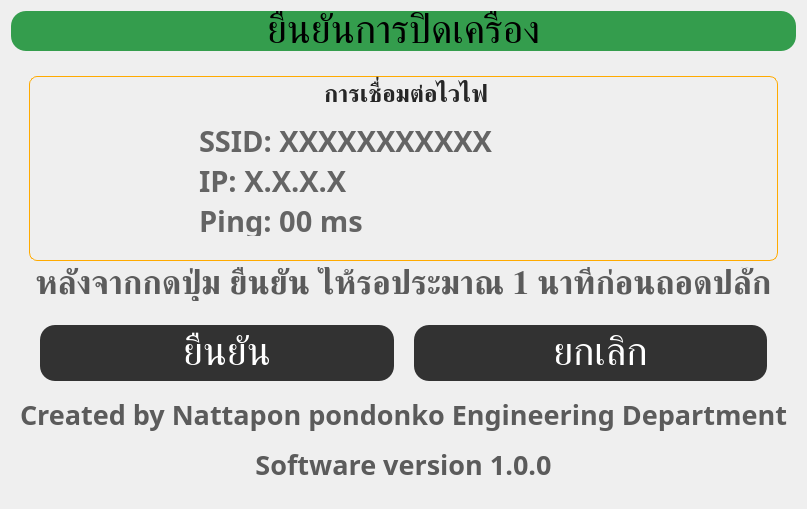
         <widget class="QWidget" name="shutdown_page">
          <layout class="QVBoxLayout" name="verticalLayout_70">
           <item>
            <widget class="QLabel" name="shutdown_title">
             <property name="maximumSize">
              <size>
               <width>16777215</width>
               <height>65</height>
              </size>
             </property>
             <property name="font">
              <font>
               <family>Kanit</family>
               <pointsize>30</pointsize>
              </font>
             </property>
             <property name="styleSheet">
              <string notr="true">background-color: rgb(52, 157, 77);
border-radius: 15px;</string>
             </property>
             <property name="text">
              <string>ยืนยันการปิดเครื่อง</string>
             </property>
             <property name="alignment">
              <set>Qt::AlignmentFlag::AlignCenter</set>
             </property>
            </widget>
           </item>
           <item>
            <widget class="QWidget" name="shutdown_widget" native="true">
             <property name="styleSheet">
              <string notr="true">QPushButton {
	background-color: rgb(50, 50, 50);
	border-radius: 15px;
	color: rgb(255, 255, 255);
	padding: 8px;
}</string>
             </property>
             <layout class="QVBoxLayout" name="verticalLayout_68">
              <item>
               <widget class="QWidget" name="widget_17" native="true">
                <layout class="QVBoxLayout" name="verticalLayout_69">
                 <property name="topMargin">
                  <number>10</number>
                 </property>
                 <item>
                  <widget class="QGroupBox" name="groupBox_9">
                   <property name="minimumSize">
                    <size>
                     <width>0</width>
                     <height>185</height>
                    </size>
                   </property>
                   <property name="maximumSize">
                    <size>
                     <width>16777215</width>
                     <height>185</height>
                    </size>
                   </property>
                   <property name="font">
                    <font>
                     <family>Kanit</family>
                     <pointsize>18</pointsize>
                     <bold>true</bold>
                    </font>
                   </property>
                   <property name="styleSheet">
                    <string notr="true">QGroupBox {
	border: solid;
	border-width: 1px;
	border-color: rgb(255, 170, 0);
	border-radius: 8px;
	color: #262626;
}</string>
                   </property>
                   <property name="title">
                    <string>การเชื่อมต่อไวไฟ</string>
                   </property>
                   <property name="alignment">
                    <set>Qt::AlignmentFlag::AlignCenter</set>
                   </property>
                   <widget class="QLabel" name="wifi_signal_2">
                    <property name="geometry">
                     <rect>
                      <x>40</x>
                      <y>50</y>
                      <width>100</width>
                      <height>100</height>
                     </rect>
                    </property>
                    <property name="minimumSize">
                     <size>
                      <width>100</width>
                      <height>100</height>
                     </size>
                    </property>
                    <property name="maximumSize">
                     <size>
                      <width>100</width>
                      <height>100</height>
                     </size>
                    </property>
                    <property name="font">
                     <font>
                      <pointsize>8</pointsize>
                     </font>
                    </property>
                    <property name="text">
                     <string/>
                    </property>
                    <property name="pixmap">
                     <pixmap resource="resource.qrc">:/assets/icon/no-wifi.png</pixmap>
                    </property>
                    <property name="scaledContents">
                     <bool>true</bool>
                    </property>
                   </widget>
                   <widget class="QLabel" name="wifi_ping">
                    <property name="geometry">
                     <rect>
                      <x>170</x>
                      <y>130</y>
                      <width>321</width>
                      <height>30</height>
                     </rect>
                    </property>
                    <property name="minimumSize">
                     <size>
                      <width>0</width>
                      <height>30</height>
                     </size>
                    </property>
                    <property name="maximumSize">
                     <size>
                      <width>16777215</width>
                      <height>30</height>
                     </size>
                    </property>
                    <property name="font">
                     <font>
                      <family>Kanit</family>
                      <pointsize>22</pointsize>
                      <bold>true</bold>
                     </font>
                    </property>
                    <property name="styleSheet">
                     <string notr="true">color: rgb(100, 100, 100);</string>
                    </property>
                    <property name="text">
                     <string>Ping: 00 ms</string>
                    </property>
                   </widget>
                   <widget class="QLabel" name="wifi_ssid">
                    <property name="geometry">
                     <rect>
                      <x>170</x>
                      <y>50</y>
                      <width>461</width>
                      <height>30</height>
                     </rect>
                    </property>
                    <property name="minimumSize">
                     <size>
                      <width>0</width>
                      <height>30</height>
                     </size>
                    </property>
                    <property name="maximumSize">
                     <size>
                      <width>16777215</width>
                      <height>30</height>
                     </size>
                    </property>
                    <property name="font">
                     <font>
                      <family>Kanit</family>
                      <pointsize>22</pointsize>
                      <bold>true</bold>
                     </font>
                    </property>
                    <property name="styleSheet">
                     <string notr="true">color: rgb(100, 100, 100);</string>
                    </property>
                    <property name="text">
                     <string>SSID: XXXXXXXXXXX</string>
                    </property>
                   </widget>
                   <widget class="QLabel" name="wifi_ip">
                    <property name="geometry">
                     <rect>
                      <x>170</x>
                      <y>90</y>
                      <width>461</width>
                      <height>30</height>
                     </rect>
                    </property>
                    <property name="minimumSize">
                     <size>
                      <width>0</width>
                      <height>30</height>
                     </size>
                    </property>
                    <property name="maximumSize">
                     <size>
                      <width>16777215</width>
                      <height>30</height>
                     </size>
                    </property>
                    <property name="font">
                     <font>
                      <family>Kanit</family>
                      <pointsize>22</pointsize>
                      <bold>true</bold>
                     </font>
                    </property>
                    <property name="styleSheet">
                     <string notr="true">color: rgb(100, 100, 100);</string>
                    </property>
                    <property name="text">
                     <string>IP: X.X.X.X</string>
                    </property>
                   </widget>
                  </widget>
                 </item>
                 <item>
                  <widget class="QLabel" name="shutdown_warning_label">
                   <property name="maximumSize">
                    <size>
                     <width>16777215</width>
                     <height>16777215</height>
                    </size>
                   </property>
                   <property name="font">
                    <font>
                     <family>Kanit</family>
                     <pointsize>25</pointsize>
                     <bold>true</bold>
                    </font>
                   </property>
                   <property name="styleSheet">
                    <string notr="true">color: rgb(91, 91, 91);</string>
                   </property>
                   <property name="text">
                    <string>หลังจากกดปุ่ม ยืนยัน ให้รอประมาณ 1 นาทีก่อนถอดปลั๊ก</string>
                   </property>
                   <property name="alignment">
                    <set>Qt::AlignmentFlag::AlignCenter</set>
                   </property>
                  </widget>
                 </item>
                </layout>
               </widget>
              </item>
              <item>
               <widget class="QWidget" name="widget_18" native="true">
                <property name="maximumSize">
                 <size>
                  <width>16777215</width>
                  <height>150</height>
                 </size>
                </property>
                <layout class="QHBoxLayout" name="horizontalLayout_92">
                 <property name="spacing">
                  <number>20</number>
                 </property>
                 <property name="leftMargin">
                  <number>20</number>
                 </property>
                 <property name="rightMargin">
                  <number>20</number>
                 </property>
                 <item>
                  <widget class="QPushButton" name="confirm_shutdown">
                   <property name="minimumSize">
                    <size>
                     <width>0</width>
                     <height>52</height>
                    </size>
                   </property>
                   <property name="font">
                    <font>
                     <family>Kanit</family>
                     <pointsize>30</pointsize>
                     <italic>false</italic>
                     <fontweight>Medium</fontweight>
                    </font>
                   </property>
                   <property name="styleSheet">
                    <string notr="true"/>
                   </property>
                   <property name="text">
                    <string>  ยืนยัน</string>
                   </property>
                   <property name="icon">
                    <iconset resource="resource.qrc">
                     <normaloff>:/assets/keyboard/enter.png</normaloff>:/assets/keyboard/enter.png</iconset>
                   </property>
                   <property name="iconSize">
                    <size>
                     <width>50</width>
                     <height>50</height>
                    </size>
                   </property>
                  </widget>
                 </item>
                 <item>
                  <widget class="QPushButton" name="cancel_shutdown">
                   <property name="minimumSize">
                    <size>
                     <width>0</width>
                     <height>52</height>
                    </size>
                   </property>
                   <property name="font">
                    <font>
                     <family>Kanit</family>
                     <pointsize>30</pointsize>
                     <italic>false</italic>
                     <fontweight>Medium</fontweight>
                    </font>
                   </property>
                   <property name="text">
                    <string>  ยกเลิก</string>
                   </property>
                   <property name="icon">
                    <iconset resource="resource.qrc">
                     <normaloff>:/assets/keyboard/cancel.png</normaloff>:/assets/keyboard/cancel.png</iconset>
                   </property>
                   <property name="iconSize">
                    <size>
                     <width>50</width>
                     <height>50</height>
                    </size>
                   </property>
                  </widget>
                 </item>
                </layout>
               </widget>
              </item>
              <item>
               <widget class="QLabel" name="credit">
                <property name="maximumSize">
                 <size>
                  <width>16777215</width>
                  <height>50</height>
                 </size>
                </property>
                <property name="font">
                 <font>
                  <family>Kanit</family>
                  <pointsize>20</pointsize>
                  <bold>true</bold>
                 </font>
                </property>
                <property name="styleSheet">
                 <string notr="true">color: rgb(91, 91, 91);</string>
                </property>
                <property name="text">
                 <string>Created by Nattapon pondonko Engineering Department</string>
                </property>
                <property name="alignment">
                 <set>Qt::AlignmentFlag::AlignCenter</set>
                </property>
               </widget>
              </item>
              <item>
               <widget class="QWidget" name="widget_21" native="true">
                <property name="maximumSize">
                 <size>
                  <width>16777215</width>
                  <height>50</height>
                 </size>
                </property>
                <layout class="QHBoxLayout" name="horizontalLayout_93">
                 <item>
                  <widget class="QLabel" name="version">
                   <property name="maximumSize">
                    <size>
                     <width>16777215</width>
                     <height>50</height>
                    </size>
                   </property>
                   <property name="font">
                    <font>
                     <family>Kanit</family>
                     <pointsize>20</pointsize>
                     <bold>true</bold>
                    </font>
                   </property>
                   <property name="styleSheet">
                    <string notr="true">color: rgb(91, 91, 91);</string>
                   </property>
                   <property name="text">
                    <string>Software version 1.0.0</string>
                   </property>
                   <property name="alignment">
                    <set>Qt::AlignmentFlag::AlignCenter</set>
                   </property>
                  </widget>
                 </item>
                </layout>
               </widget>
              </item>
             </layout>
            </widget>
           </item>
          </layout>
         </widget>
